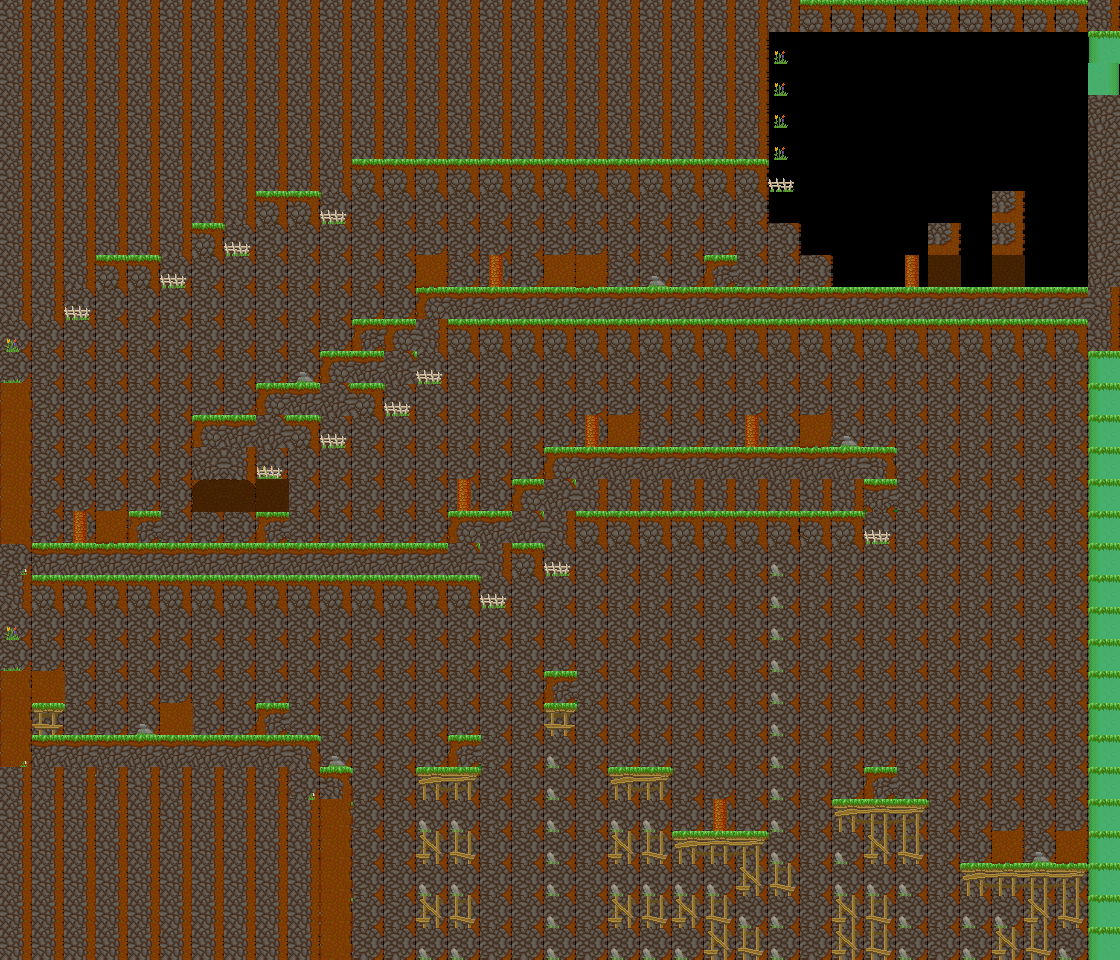

This is a level from a 2D game, rendered from its Tiled map with the project's own tilesets. A one-line summary and the map file follow, with tile-layer data summarised:
An orthogonal 35x30 tile map with 32x32 px tiles, 5 tile layers (background, main, foreground, hidden, ...), 4 tilesets and 252 objects (195x spike, 18x veggie, 2x treetop_birch, key, chest, ...).

<map version="1.0" orientation="orthogonal" renderorder="right-down" width="35" height="30" tilewidth="32" tileheight="32">
 <properties>
  <property name="hints" value="near_goal_chest,keys_lockeddoors" />
  <property name="time_to_beat" value="26" />
 </properties>
 <tileset firstgid="1" name="grass_level_NEW" tilewidth="33" tileheight="33" spacing="1" margin="1">
  <image source="../../sprites/tilesets/34tile.png" width="544" height="306" />
 </tileset>
 <tileset firstgid="145" name="treetops_big_96" tilewidth="96" tileheight="64">
  <image source="../../sprites/objects/scenery/treetops_big_96.png" width="192" height="64" />
 </tileset>
 <tileset firstgid="147" name="object_tilemap_16" tilewidth="16" tileheight="16">
  <image source="../../sprites/tilesets/object_tilemap_16.png" width="64" height="48" />
 </tileset>
 <tileset firstgid="159" name="object_tilemap_32" tilewidth="32" tileheight="32">
  <image source="../../sprites/tilesets/object_tilemap_32.png" width="160" height="160" />
  <tile id="0">
   <properties>
    <property name="item_no" value="5" />
    <property name="type" value="costume_head" />
   </properties>
  </tile>
  <tile id="1">
   <properties>
    <property name="spawn" value="spawn" />
   </properties>
  </tile>
  <tile id="2">
   <properties>
    <property name="goal" value="goal" />
   </properties>
  </tile>
  <tile id="3">
   <properties>
    <property name="name" value="pig" />
   </properties>
  </tile>
  <tile id="4">
   <properties>
    <property name="direction" value="left" />
    <property name="name" value="walking_enemy" />
   </properties>
  </tile>
 </tileset>
 <layer name="background" width="35" height="30">
  <properties>
   <property name="background" value="background" />
  </properties>
  <data>[1050 cells, 962 non-empty, 5 distinct tile ids]</data>
 </layer>
 <layer name="main" width="35" height="30">
  <data>[1050 cells, 556 non-empty, 33 distinct tile ids]</data>
 </layer>
 <layer name="foreground" width="35" height="30">
  <properties>
   <property name="foreground" value="foreground" />
  </properties>
  <data>[1050 cells, 19 non-empty, 11 distinct tile ids]</data>
 </layer>
 <layer name="hidden" width="35" height="30">
  <data>[1050 cells, 59 non-empty, 10 distinct tile ids]</data>
 </layer>
 <layer name="hints" width="35" height="30">
  <properties>
   <property name="chest" value="There i a hidden key:that unlocks a hidden path:near the goal" />
   <property name="hint22" value="Keys and locked doors: are often well hidden!" />
  </properties>
  <data>[1050 cells, 0 non-empty, 0 distinct tile ids]</data>
 </layer>
 <objectgroup color="#e70000" name="hard-blocks">
  <object x="416" y="288" width="672" height="64" />
  <object x="384" y="320" width="64" height="64" />
  <object x="320" y="352" width="96" height="64" />
  <object x="256" y="384" width="96" height="64" />
  <object x="192" y="416" width="96" height="64" />
  <object x="0" y="0" width="800" height="192" />
  <object x="0" y="192" width="352" height="32" />
  <object x="0" y="224" width="256" height="32" />
  <object x="0" y="256" width="192" height="32" />
  <object x="0" y="288" width="96" height="32" />
  <object x="0" y="320" width="32" height="640" />
  <object x="800" y="0" width="320" height="32" />
  <object x="1088" y="32" width="32" height="928" />
  <object x="544" y="448" width="352" height="96" />
  <object x="512" y="480" width="64" height="96" />
  <object x="448" y="512" width="64" height="96" />
  <object x="32" y="544" width="416" height="64" />
  <object x="64" y="736" width="256" height="128" />
  <object x="320" y="768" width="32" height="96" />
  <object x="352" y="928" width="736" height="32" />
  <object x="64" y="896" width="288" height="32" />
  <object x="192" y="480" width="32" height="32" />
  <object x="256" y="480" width="32" height="32" />
 </objectgroup>
 <objectgroup color="#0055ff" name="soft-blocks">
  <object x="960" y="864" width="128" height="32" />
  <object x="832" y="800" width="96" height="32" />
  <object x="672" y="832" width="96" height="32" />
  <object x="608" y="768" width="64" height="32" />
  <object x="544" y="704" width="32" height="32" />
  <object x="416" y="768" width="64" height="32" />
  <object x="32" y="704" width="32" height="32" />
  <object x="32" y="736" width="32" height="32" />
 </objectgroup>
 <objectgroup name="treetop_big" />
 <objectgroup name="objects-16px">
  <object name="veggie" gid="150" x="424" y="760" />
  <object name="veggie" gid="150" x="456" y="760" />
  <object name="veggie" gid="150" x="552" y="696" />
  <object name="veggie" gid="150" x="616" y="760" />
  <object name="veggie" gid="150" x="712" y="824" />
  <object name="veggie" gid="150" x="840" y="792" />
  <object name="veggie" gid="150" x="648" y="760" />
  <object name="veggie" gid="150" x="968" y="856" />
  <object name="veggie" gid="150" x="328" y="536" />
  <object name="veggie" gid="150" x="360" y="536" />
  <object name="veggie" gid="150" x="384" y="536" />
  <object name="veggie" gid="150" x="648" y="440" />
  <object name="veggie" gid="150" x="712" y="440" />
  <object name="veggie" gid="150" x="776" y="440" />
  <object name="veggie" gid="150" x="88" y="520" />
  <object name="veggie" gid="150" x="112" y="480" />
  <object name="veggie" gid="150" x="128" y="440" />
  <object name="veggie" gid="150" x="168" y="400" />
  <object name="key" gid="153" x="232" y="504">
   <properties>
    <property name="color" value="red" />
   </properties>
  </object>
  <object name="spike" gid="154" x="352" y="912" />
  <object name="spike" gid="154" x="352" y="928" />
  <object name="spike" gid="154" x="352" y="944" />
  <object name="spike" gid="154" x="352" y="960" />
  <object name="spike" gid="154" x="368" y="960" />
  <object name="spike" gid="154" x="368" y="944" />
  <object name="spike" gid="154" x="368" y="928" />
  <object name="spike" gid="154" x="368" y="912" />
  <object name="spike" gid="154" x="384" y="912" />
  <object name="spike" gid="154" x="384" y="944" />
  <object name="spike" gid="154" x="384" y="928" />
  <object name="spike" gid="154" x="384" y="960" />
  <object name="spike" gid="154" x="400" y="920" />
  <object name="spike" gid="154" x="416" y="912" />
  <object name="spike" gid="154" x="416" y="896" />
  <object name="spike" gid="154" x="432" y="896" />
  <object name="spike" gid="154" x="448" y="904" />
  <object name="spike" gid="154" x="400" y="936" />
  <object name="spike" gid="154" x="448" y="880" />
  <object name="spike" gid="154" x="416" y="928" />
  <object name="spike" gid="154" x="400" y="952" />
  <object name="spike" gid="154" x="416" y="944" />
  <object name="spike" gid="154" x="432" y="912" />
  <object name="spike" gid="154" x="448" y="920" />
  <object name="spike" gid="154" x="440" y="864" />
  <object name="spike" gid="154" x="432" y="944" />
  <object name="spike" gid="154" x="432" y="928" />
  <object name="spike" gid="154" x="416" y="960" />
  <object name="spike" gid="154" x="480" y="920" />
  <object name="spike" gid="154" x="464" y="912" />
  <object name="spike" gid="154" x="480" y="936" />
  <object name="spike" gid="154" x="464" y="928" />
  <object name="spike" gid="154" x="448" y="936" />
  <object name="spike" gid="154" x="464" y="944" />
  <object name="spike" gid="154" x="448" y="952" />
  <object name="spike" gid="154" x="496" y="960" />
  <object name="spike" gid="154" x="496" y="944" />
  <object name="spike" gid="154" x="464" y="960" />
  <object name="spike" gid="154" x="480" y="952" />
  <object name="spike" gid="154" x="496" y="928" />
  <object name="spike" gid="154" x="432" y="960" />
  </objectgroup>
 <objectgroup name="objects-32px">
  <!-- 7 objects omitted --></objectgroup>
</map>
<!-- 161 of 252 objects omitted -->
